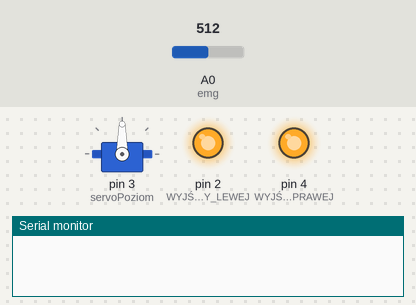
Simulated run of this sketch. Board: Arduino Uno, built with avr-gcc and run on an emulated ATmega328P. Shown: servo, output pins drawn as LEDs (lit = HIGH), the last lines printed to the serial monitor. Inputs (shaded band) come from the test bench; at power-on: A0 (emg) = 512.

Above: at 0.1 s.
At 11.2 s:
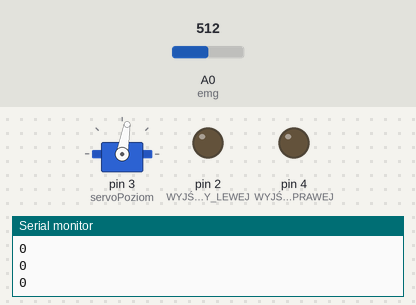
11.3 s: A0 (emg) set to 493
At 12.1 s:
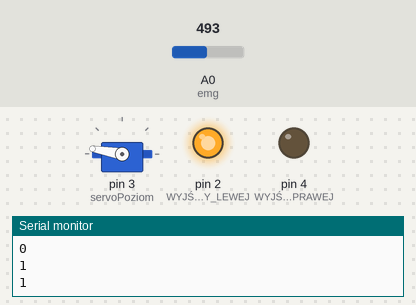
Timing chart, 0 to 14.3 s (numbered marks = the images above; inputs shaded):
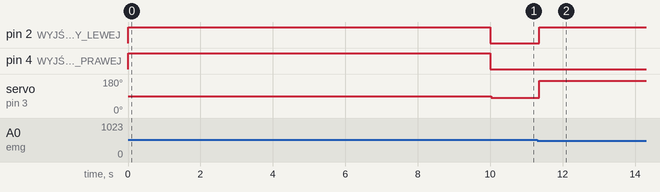

The sketch:

EMG_servo.ino
```cpp
#include <Servo.h>

//DEKLARACJA ZMIENNYCH
int emg = A0;
int i = 0;
int odczyt;
int odczytMin = 1023;
int odczytMax = 0;
int pierwotny;
int odczytM;
Servo servoPoziom; //UTWORZENIE OBIEKTU TYPU SERVO

void setup() {
  servoPoziom.attach(3);
  Serial.begin(9600); //OTWARCIE PORTU SZEREGOWEGO
  pinMode(A0, INPUT); // WEJŚCIE EMG
  pinMode(2, OUTPUT); //WYJŚCIE DIODY LEWEJ
  pinMode(4, OUTPUT); // WYJŚCIE DIODY PRAWEJ

  /// **ROZPOCZĘCIE PROCEDURY KALIBRACJI**

  // WŁĄCZENIE DIOD LED
  digitalWrite(2, HIGH);
  digitalWrite(4, HIGH);

  //SZUKANIE WARTOŚCI PROGOWYCH ODCZYTÓW
  while (millis() < 10000) {
    odczyt = analogRead(emg);

    if (odczyt > odczytMax) {
      odczytMax = odczyt;
    }

    if (odczyt < odczytMin) {
      odczytMin = odczyt;
    }
  }

  // WYŁĄCZENIE DIOD LED
  digitalWrite(2, LOW);
  digitalWrite(4, LOW);

  // WYSŁANIE DO MONITORA SZEREGOWEGO WARTOŚCI ZAKRESU KALIBRACJI
  Serial.println("Wartosci zakresu kalibracji: ");
  Serial.println("Wartosc minimalna: ");
  Serial.println(odczytMin);
  Serial.println("Wartosc maksymalna: ");
  Serial.println(odczytMax);

  /// ** KONIEC PROCEDURY KALIBRACJI **

  servoPoziom.write(80); //USTAWIENIE SERWOMECHANIZMU W ŚRODKOWEJ POZYCJI
}

void loop() {
  /// PROCEDURA ODCZYTU WARTOŚCI I JEJ RÓŻNICOWANIA
  odczyt = analogRead(emg);
  pierwotny = odczyt;
  odczyt = map(odczyt, odczytMin, odczytMax, 0, 2);
  odczyt = constrain (odczyt, 0, 2);
  Serial.println(odczyt);

  // BADANIE 30 KOLEJNYCH WARTOŚCI CELEM ZNALEZIENIA WARTOŚCI MAKSYMALNEJ
  for (i = 0; i < 30; i++)
  {
    if (odczyt > odczytM) {
      odczytM = odczyt;
    }
  }

  // PROCEDURA USTAWIANIA SERWOMECHANIZMU
  if (odczytM == 0)
  {
    delay(10);
  }
  else
  {
    if (odczytM == 2)
    {
      servoPoziom.write(10);
      digitalWrite(4, HIGH);
      digitalWrite(2, LOW);
      delay(500);
    }
    else
    {
        servoPoziom.write(170);
        digitalWrite(2, HIGH);
        digitalWrite(4, LOW);
        delay(500);
      }
    }
  delay(100); // CZASOWE OPÓŹNIENIE
  odczytM = 0; //ZEROWANIE ZMIENNEJ POMIAROWEJ
}
```

Measured:
- the behaviour switches between 512 and 511 on A0 (emg) (found by bisection; images 1 and 2)
- after the input at 11.3 s, pin 2 (WYJŚCIE_DIODY_LEWEJ): LOW → HIGH after 0.05 s; servo on pin 3 (servoPoziom): 80° → 170° after 0.05 s
